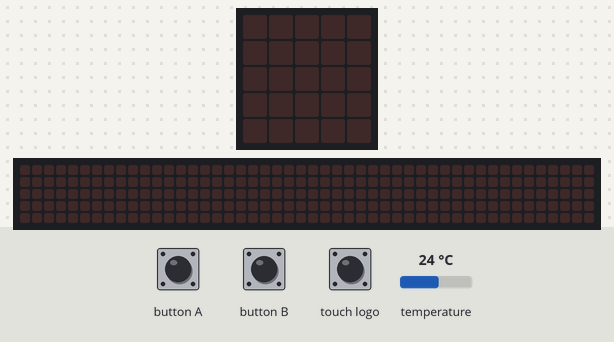
Bench run of a program on a simulated BBC micro:bit (MakeCode). Shown: the board's 5×5 LED display, a strip that is not on the board, showing the scrolling text unrolled. Inputs (shaded band) come from the test bench; at power-on: temperature 24 °C. The 48×5 strip is a reading aid, not a part: it shows the text the display is scrolling, unrolled, one strip-width of it at a time.

Above: at 1.2 s.
1.3 s: button A pressed for 0.15 s
At 4.01 s:
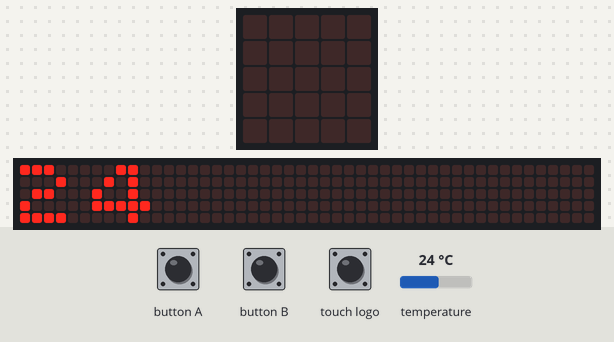
4.3 s: button B pressed for 0.15 s
At 4.67 s:
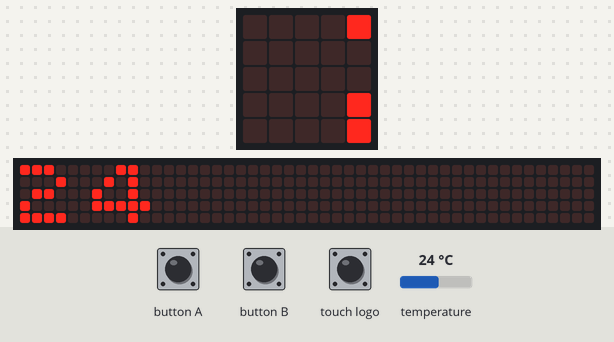
7.3 s: touch logo pressed for 0.15 s
At 7.67 s:
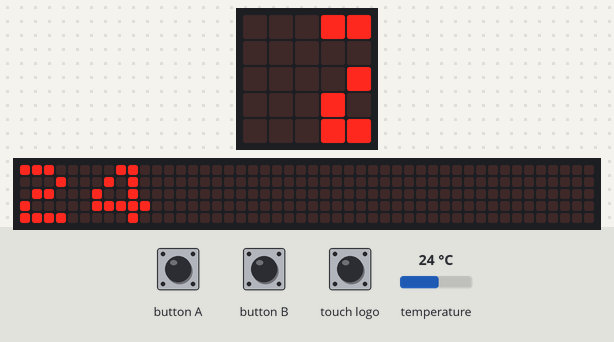
Timing chart, 0 to 10.3 s (numbered marks = the images above; inputs shaded):
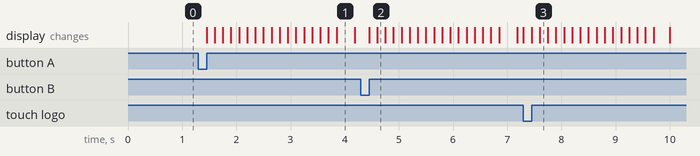

The program:

main.ts
```typescript
input.onLogoEvent(TouchButtonEvent.Touched, function () {
    basic.showNumber(input.temperature())
})
input.onButtonPressed(Button.A, function () {
    basic.showNumber(最高温度)
})
input.onButtonPressed(Button.B, function () {
    basic.showNumber(最低温度)
})
let 最低温度 = 0
let 最高温度 = 0
最高温度 = -100000000
最低温度 = 100000000
basic.forever(function () {
    if (最高温度 < input.temperature()) {
        最高温度 = input.temperature()
    }
    if (最低温度 > input.temperature()) {
        最低温度 = input.temperature()
    }
})
```

test.ts
```typescript
// 在此处测试；当此软件包作为插件使用时，将不会编译此软件包。
```

Measured:
- after the input at 1.3 s, the display: changes after 0.15 s (image 1)
- after the input at 4.3 s, the display: first changes after 0.15 s (image 2 shows a later state)
- after the input at 7.3 s, the display: first changes at once (image 3 shows a later state)
